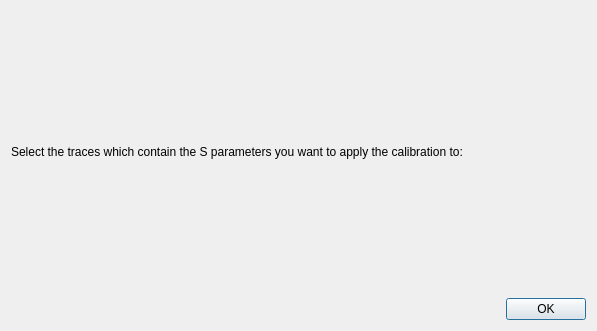
<?xml version="1.0" encoding="UTF-8"?>
<ui version="4.0">
 <class>ManualCalibrationDialog</class>
 <widget class="QDialog" name="ManualCalibrationDialog">
  <property name="geometry">
   <rect>
    <x>0</x>
    <y>0</y>
    <width>597</width>
    <height>331</height>
   </rect>
  </property>
  <property name="windowTitle">
   <string>Manual Calibration</string>
  </property>
  <property name="modal">
   <bool>true</bool>
  </property>
  <layout class="QVBoxLayout" name="verticalLayout">
   <item>
    <widget class="QLabel" name="label">
     <property name="text">
      <string>Select the traces which contain the S parameters you want to apply the calibration to:</string>
     </property>
    </widget>
   </item>
   <item>
    <widget class="QDialogButtonBox" name="buttonBox">
     <property name="orientation">
      <enum>Qt::Horizontal</enum>
     </property>
     <property name="standardButtons">
      <set>QDialogButtonBox::Ok</set>
     </property>
    </widget>
   </item>
  </layout>
 </widget>
 <resources/>
 <connections/>
</ui>
